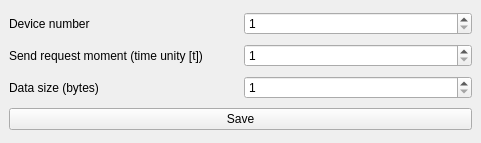
<?xml version="1.0" encoding="UTF-8"?>
<ui version="4.0">
 <class>EventEditWindow</class>
 <widget class="QMainWindow" name="EventEditWindow">
  <property name="geometry">
   <rect>
    <x>0</x>
    <y>0</y>
    <width>481</width>
    <height>143</height>
   </rect>
  </property>
  <property name="sizePolicy">
   <sizepolicy hsizetype="Fixed" vsizetype="Fixed">
    <horstretch>0</horstretch>
    <verstretch>0</verstretch>
   </sizepolicy>
  </property>
  <property name="windowTitle">
   <string>MainWindow</string>
  </property>
  <widget class="QWidget" name="centralwidget">
   <layout class="QGridLayout" name="gridLayout">
    <item row="1" column="1">
     <widget class="QSpinBox" name="sbTime">
      <property name="minimum">
       <number>1</number>
      </property>
      <property name="maximum">
       <number>604800</number>
      </property>
     </widget>
    </item>
    <item row="0" column="0">
     <widget class="QLabel" name="label">
      <property name="text">
       <string>Device number</string>
      </property>
     </widget>
    </item>
    <item row="2" column="1">
     <widget class="QSpinBox" name="sbSize">
      <property name="minimum">
       <number>1</number>
      </property>
      <property name="maximum">
       <number>1000000000</number>
      </property>
     </widget>
    </item>
    <item row="0" column="1">
     <widget class="QSpinBox" name="sbDevice">
      <property name="minimum">
       <number>1</number>
      </property>
     </widget>
    </item>
    <item row="2" column="0">
     <widget class="QLabel" name="label_4">
      <property name="text">
       <string>Data size (bytes)</string>
      </property>
     </widget>
    </item>
    <item row="1" column="0">
     <widget class="QLabel" name="label_2">
      <property name="text">
       <string>Send request moment (time unity [t])</string>
      </property>
     </widget>
    </item>
    <item row="3" column="0" colspan="2">
     <widget class="QPushButton" name="btSave">
      <property name="text">
       <string>Save</string>
      </property>
     </widget>
    </item>
   </layout>
  </widget>
 </widget>
 <resources/>
 <connections/>
</ui>
